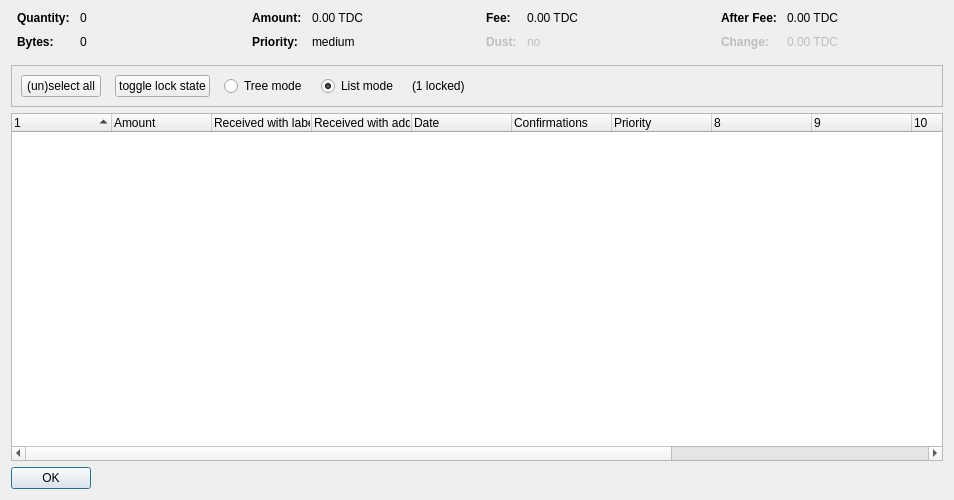
<?xml version="1.0" encoding="UTF-8"?>
<ui version="4.0">
 <class>CoinControlDialog</class>
 <widget class="QDialog" name="CoinControlDialog">
  <property name="geometry">
   <rect>
    <x>0</x>
    <y>0</y>
    <width>954</width>
    <height>500</height>
   </rect>
  </property>
  <property name="windowTitle">
   <string>Coin Selection</string>
  </property>
  <layout class="QVBoxLayout" name="verticalLayout">
   <item>
    <layout class="QHBoxLayout" name="horizontalLayoutTop" stretch="0,0,0,0">
     <property name="topMargin">
      <number>0</number>
     </property>
     <property name="bottomMargin">
      <number>10</number>
     </property>
     <item>
      <layout class="QFormLayout" name="formLayoutCoinControl1">
       <property name="horizontalSpacing">
        <number>10</number>
       </property>
       <property name="verticalSpacing">
        <number>10</number>
       </property>
       <property name="leftMargin">
        <number>6</number>
       </property>
       <property name="rightMargin">
        <number>6</number>
       </property>
       <item row="0" column="0">
        <widget class="QLabel" name="labelCoinControlQuantityText">
         <property name="font">
          <font>
           <weight>75</weight>
           <bold>true</bold>
          </font>
         </property>
         <property name="text">
          <string>Quantity:</string>
         </property>
        </widget>
       </item>
       <item row="0" column="1">
        <widget class="QLabel" name="labelCoinControlQuantity">
         <property name="cursor">
          <cursorShape>IBeamCursor</cursorShape>
         </property>
         <property name="contextMenuPolicy">
          <enum>Qt::ActionsContextMenu</enum>
         </property>
         <property name="text">
          <string notr="true">0</string>
         </property>
         <property name="textInteractionFlags">
          <set>Qt::LinksAccessibleByMouse|Qt::TextSelectableByKeyboard|Qt::TextSelectableByMouse</set>
         </property>
        </widget>
       </item>
       <item row="1" column="0">
        <widget class="QLabel" name="labelCoinControlBytesText">
         <property name="font">
          <font>
           <weight>75</weight>
           <bold>true</bold>
          </font>
         </property>
         <property name="text">
          <string>Bytes:</string>
         </property>
        </widget>
       </item>
       <item row="1" column="1">
        <widget class="QLabel" name="labelCoinControlBytes">
         <property name="cursor">
          <cursorShape>IBeamCursor</cursorShape>
         </property>
         <property name="contextMenuPolicy">
          <enum>Qt::ActionsContextMenu</enum>
         </property>
         <property name="text">
          <string notr="true">0</string>
         </property>
         <property name="textInteractionFlags">
          <set>Qt::LinksAccessibleByMouse|Qt::TextSelectableByKeyboard|Qt::TextSelectableByMouse</set>
         </property>
        </widget>
       </item>
      </layout>
     </item>
     <item>
      <layout class="QFormLayout" name="formLayoutCoinControl2">
       <property name="horizontalSpacing">
        <number>10</number>
       </property>
       <property name="verticalSpacing">
        <number>10</number>
       </property>
       <property name="leftMargin">
        <number>6</number>
       </property>
       <property name="rightMargin">
        <number>6</number>
       </property>
       <item row="0" column="0">
        <widget class="QLabel" name="labelCoinControlAmountText">
         <property name="font">
          <font>
           <weight>75</weight>
           <bold>true</bold>
          </font>
         </property>
         <property name="text">
          <string>Amount:</string>
         </property>
        </widget>
       </item>
       <item row="0" column="1">
        <widget class="QLabel" name="labelCoinControlAmount">
         <property name="cursor">
          <cursorShape>IBeamCursor</cursorShape>
         </property>
         <property name="contextMenuPolicy">
          <enum>Qt::ActionsContextMenu</enum>
         </property>
         <property name="text">
          <string notr="true">0.00 TDC</string>
         </property>
         <property name="textInteractionFlags">
          <set>Qt::LinksAccessibleByMouse|Qt::TextSelectableByKeyboard|Qt::TextSelectableByMouse</set>
         </property>
        </widget>
       </item>
       <item row="1" column="0">
        <widget class="QLabel" name="labelCoinControlPriorityText">
         <property name="font">
          <font>
           <weight>75</weight>
           <bold>true</bold>
          </font>
         </property>
         <property name="text">
          <string>Priority:</string>
         </property>
        </widget>
       </item>
       <item row="1" column="1">
        <widget class="QLabel" name="labelCoinControlPriority">
         <property name="cursor">
          <cursorShape>IBeamCursor</cursorShape>
         </property>
         <property name="contextMenuPolicy">
          <enum>Qt::ActionsContextMenu</enum>
         </property>
         <property name="text">
          <string>medium</string>
         </property>
         <property name="textInteractionFlags">
          <set>Qt::LinksAccessibleByMouse|Qt::TextSelectableByKeyboard|Qt::TextSelectableByMouse</set>
         </property>
        </widget>
       </item>
      </layout>
     </item>
     <item>
      <layout class="QFormLayout" name="formLayoutCoinControl3">
       <property name="horizontalSpacing">
        <number>10</number>
       </property>
       <property name="verticalSpacing">
        <number>10</number>
       </property>
       <property name="leftMargin">
        <number>6</number>
       </property>
       <property name="rightMargin">
        <number>6</number>
       </property>
       <item row="0" column="0">
        <widget class="QLabel" name="labelCoinControlFeeText">
         <property name="font">
          <font>
           <weight>75</weight>
           <bold>true</bold>
          </font>
         </property>
         <property name="text">
          <string>Fee:</string>
         </property>
        </widget>
       </item>
       <item row="0" column="1">
        <widget class="QLabel" name="labelCoinControlFee">
         <property name="cursor">
          <cursorShape>IBeamCursor</cursorShape>
         </property>
         <property name="contextMenuPolicy">
          <enum>Qt::ActionsContextMenu</enum>
         </property>
         <property name="text">
          <string notr="true">0.00 TDC</string>
         </property>
         <property name="textInteractionFlags">
          <set>Qt::LinksAccessibleByMouse|Qt::TextSelectableByKeyboard|Qt::TextSelectableByMouse</set>
         </property>
        </widget>
       </item>
       <item row="1" column="0">
        <widget class="QLabel" name="labelCoinControlLowOutputText">
         <property name="enabled">
          <bool>false</bool>
         </property>
         <property name="font">
          <font>
           <weight>75</weight>
           <bold>true</bold>
          </font>
         </property>
         <property name="text">
          <string>Dust:</string>
         </property>
        </widget>
       </item>
       <item row="1" column="1">
        <widget class="QLabel" name="labelCoinControlLowOutput">
         <property name="enabled">
          <bool>false</bool>
         </property>
         <property name="cursor">
          <cursorShape>IBeamCursor</cursorShape>
         </property>
         <property name="contextMenuPolicy">
          <enum>Qt::ActionsContextMenu</enum>
         </property>
         <property name="text">
          <string>no</string>
         </property>
         <property name="textInteractionFlags">
          <set>Qt::LinksAccessibleByMouse|Qt::TextSelectableByKeyboard|Qt::TextSelectableByMouse</set>
         </property>
        </widget>
       </item>
      </layout>
     </item>
     <item>
      <layout class="QFormLayout" name="formLayoutCoinControl4">
       <property name="horizontalSpacing">
        <number>10</number>
       </property>
       <property name="verticalSpacing">
        <number>10</number>
       </property>
       <property name="leftMargin">
        <number>6</number>
       </property>
       <property name="rightMargin">
        <number>6</number>
       </property>
       <item row="0" column="0">
        <widget class="QLabel" name="labelCoinControlAfterFeeText">
         <property name="font">
          <font>
           <weight>75</weight>
           <bold>true</bold>
          </font>
         </property>
         <property name="text">
          <string>After Fee:</string>
         </property>
        </widget>
       </item>
       <item row="0" column="1">
        <widget class="QLabel" name="labelCoinControlAfterFee">
         <property name="cursor">
          <cursorShape>IBeamCursor</cursorShape>
         </property>
         <property name="contextMenuPolicy">
          <enum>Qt::ActionsContextMenu</enum>
         </property>
         <property name="text">
          <string notr="true">0.00 TDC</string>
         </property>
         <property name="textInteractionFlags">
          <set>Qt::LinksAccessibleByMouse|Qt::TextSelectableByKeyboard|Qt::TextSelectableByMouse</set>
         </property>
        </widget>
       </item>
       <item row="1" column="0">
        <widget class="QLabel" name="labelCoinControlChangeText">
         <property name="enabled">
          <bool>false</bool>
         </property>
         <property name="font">
          <font>
           <weight>75</weight>
           <bold>true</bold>
          </font>
         </property>
         <property name="text">
          <string>Change:</string>
         </property>
        </widget>
       </item>
       <item row="1" column="1">
        <widget class="QLabel" name="labelCoinControlChange">
         <property name="enabled">
          <bool>false</bool>
         </property>
         <property name="cursor">
          <cursorShape>IBeamCursor</cursorShape>
         </property>
         <property name="contextMenuPolicy">
          <enum>Qt::ActionsContextMenu</enum>
         </property>
         <property name="text">
          <string notr="true">0.00 TDC</string>
         </property>
         <property name="textInteractionFlags">
          <set>Qt::LinksAccessibleByMouse|Qt::TextSelectableByKeyboard|Qt::TextSelectableByMouse</set>
         </property>
        </widget>
       </item>
      </layout>
     </item>
    </layout>
   </item>
   <item>
    <widget class="QFrame" name="frame">
     <property name="minimumSize">
      <size>
       <width>0</width>
       <height>40</height>
      </size>
     </property>
     <property name="frameShape">
      <enum>QFrame::StyledPanel</enum>
     </property>
     <property name="frameShadow">
      <enum>QFrame::Sunken</enum>
     </property>
     <layout class="QHBoxLayout" name="horizontalLayout">
      <item>
       <layout class="QHBoxLayout" name="horizontalLayoutPanel" stretch="0,0,0,0,0,0">
        <property name="spacing">
         <number>14</number>
        </property>
        <item>
         <widget class="QPushButton" name="pushButtonSelectAll">
          <property name="sizePolicy">
           <sizepolicy hsizetype="Maximum" vsizetype="Fixed">
            <horstretch>0</horstretch>
            <verstretch>0</verstretch>
           </sizepolicy>
          </property>
          <property name="text">
           <string>(un)select all</string>
          </property>
          <property name="autoDefault">
           <bool>false</bool>
          </property>
         </widget>
        </item>
        <item>
         <widget class="QPushButton" name="pushButtonToggleLock">
          <property name="sizePolicy">
           <sizepolicy hsizetype="Maximum" vsizetype="Fixed">
            <horstretch>0</horstretch>
            <verstretch>0</verstretch>
           </sizepolicy>
          </property>
          <property name="text">
           <string>toggle lock state</string>
          </property>
          <property name="autoDefault">
           <bool>false</bool>
          </property>
         </widget>
        </item>
        <item>
         <widget class="QRadioButton" name="radioTreeMode">
          <property name="sizePolicy">
           <sizepolicy hsizetype="Maximum" vsizetype="Fixed">
            <horstretch>0</horstretch>
            <verstretch>0</verstretch>
           </sizepolicy>
          </property>
          <property name="text">
           <string>Tree mode</string>
          </property>
         </widget>
        </item>
        <item>
         <widget class="QRadioButton" name="radioListMode">
          <property name="sizePolicy">
           <sizepolicy hsizetype="Maximum" vsizetype="Fixed">
            <horstretch>0</horstretch>
            <verstretch>0</verstretch>
           </sizepolicy>
          </property>
          <property name="text">
           <string>List mode</string>
          </property>
          <property name="checked">
           <bool>true</bool>
          </property>
         </widget>
        </item>
        <item>
         <widget class="QLabel" name="labelLocked">
          <property name="text">
           <string>(1 locked)</string>
          </property>
         </widget>
        </item>
        <item>
         <spacer name="horizontalSpacer">
          <property name="orientation">
           <enum>Qt::Horizontal</enum>
          </property>
          <property name="sizeHint" stdset="0">
           <size>
            <width>40</width>
            <height>20</height>
           </size>
          </property>
         </spacer>
        </item>
       </layout>
      </item>
     </layout>
    </widget>
   </item>
   <item>
    <widget class="CoinControlTreeWidget" name="treeWidget">
     <property name="contextMenuPolicy">
      <enum>Qt::CustomContextMenu</enum>
     </property>
     <property name="sortingEnabled">
      <bool>false</bool>
     </property>
     <property name="columnCount">
      <number>13</number>
     </property>
     <attribute name="headerShowSortIndicator" stdset="0">
      <bool>true</bool>
     </attribute>
     <attribute name="headerStretchLastSection">
      <bool>false</bool>
     </attribute>
     <column>
      <property name="text">
       <string/>
      </property>
     </column>
     <column>
      <property name="text">
       <string>Amount</string>
      </property>
     </column>
     <column>
      <property name="text">
       <string>Received with label</string>
      </property>
     </column>
     <column>
      <property name="text">
       <string>Received with address</string>
      </property>
     </column>
     <column>
      <property name="text">
       <string>Date</string>
      </property>
     </column>
     <column>
      <property name="text">
       <string>Confirmations</string>
      </property>
      <property name="toolTip">
       <string>Confirmed</string>
      </property>
     </column>
     <column>
      <property name="text">
       <string>Priority</string>
      </property>
     </column>
     <column>
      <property name="text">
       <string/>
      </property>
     </column>
     <column>
      <property name="text">
       <string/>
      </property>
     </column>
     <column>
      <property name="text">
       <string/>
      </property>
     </column>
     <column>
      <property name="text">
       <string/>
      </property>
     </column>
     <column>
      <property name="text">
       <string/>
      </property>
     </column>
    </widget>
   </item>
   <item>
    <widget class="QDialogButtonBox" name="buttonBox">
     <property name="sizePolicy">
      <sizepolicy hsizetype="Maximum" vsizetype="Fixed">
       <horstretch>0</horstretch>
       <verstretch>0</verstretch>
      </sizepolicy>
     </property>
     <property name="orientation">
      <enum>Qt::Horizontal</enum>
     </property>
     <property name="standardButtons">
      <set>QDialogButtonBox::Ok</set>
     </property>
    </widget>
   </item>
  </layout>
 </widget>
 <customwidgets>
  <customwidget>
   <class>CoinControlTreeWidget</class>
   <extends>QTreeWidget</extends>
   <header>coincontroltreewidget.h</header>
  </customwidget>
 </customwidgets>
 <resources/>
 <connections/>
</ui>
